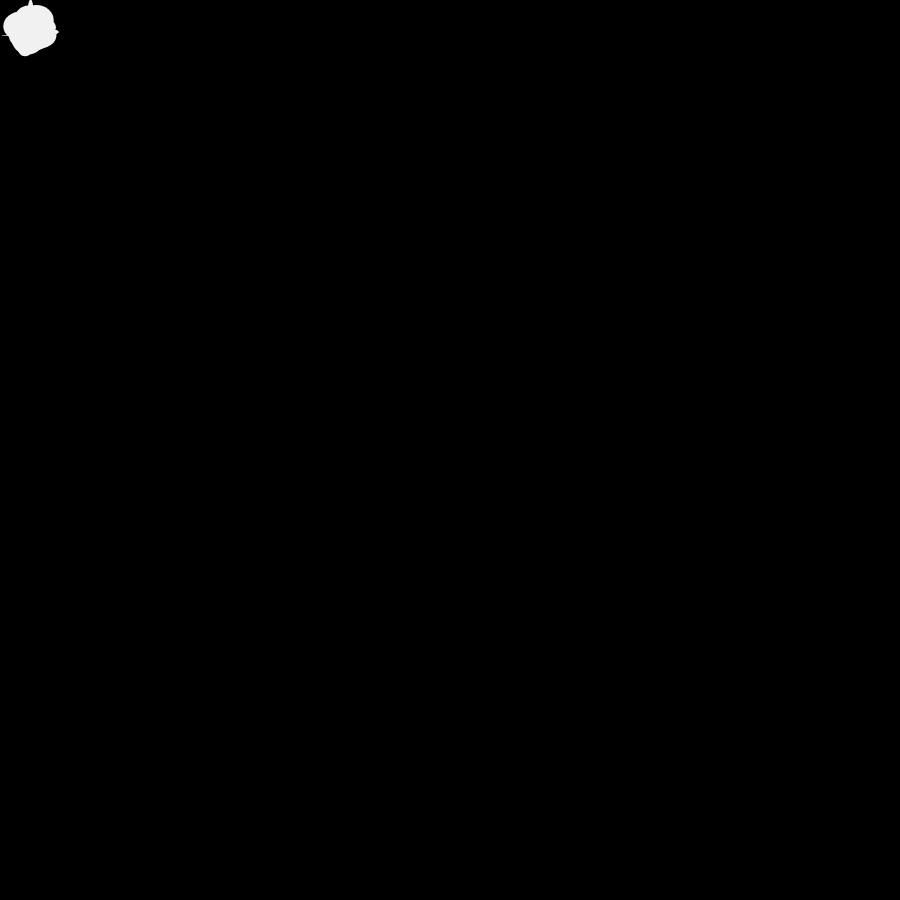
Frame 1 (no input)
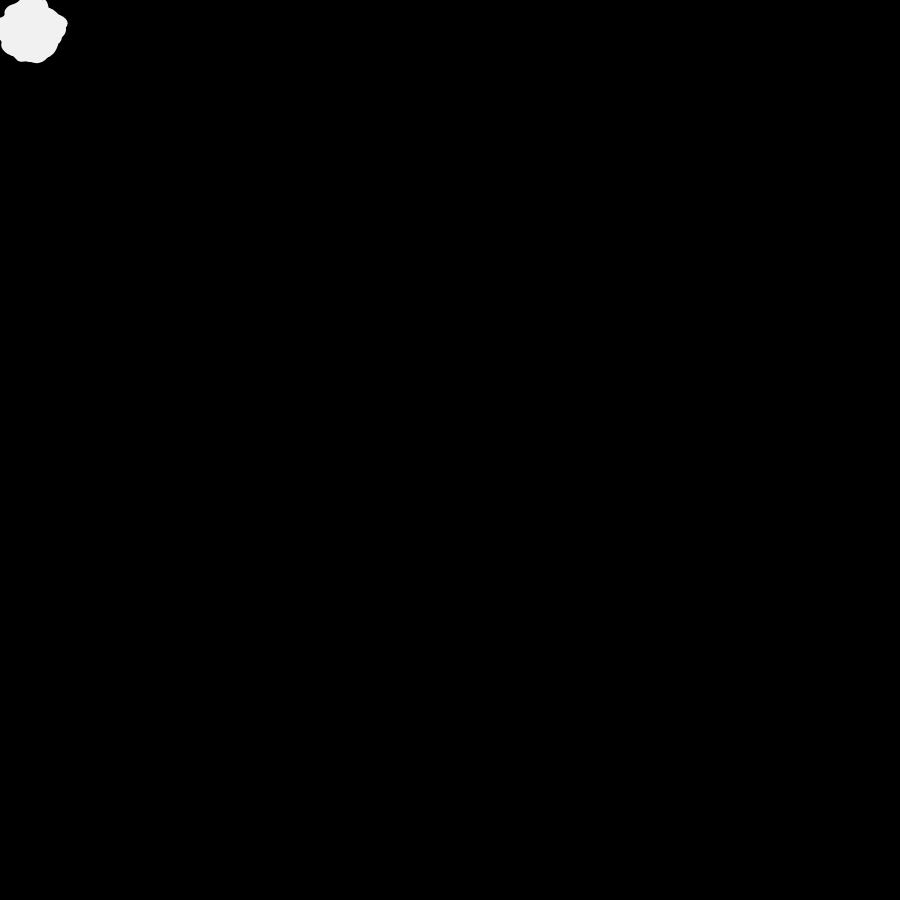
Frame 60 (no input)
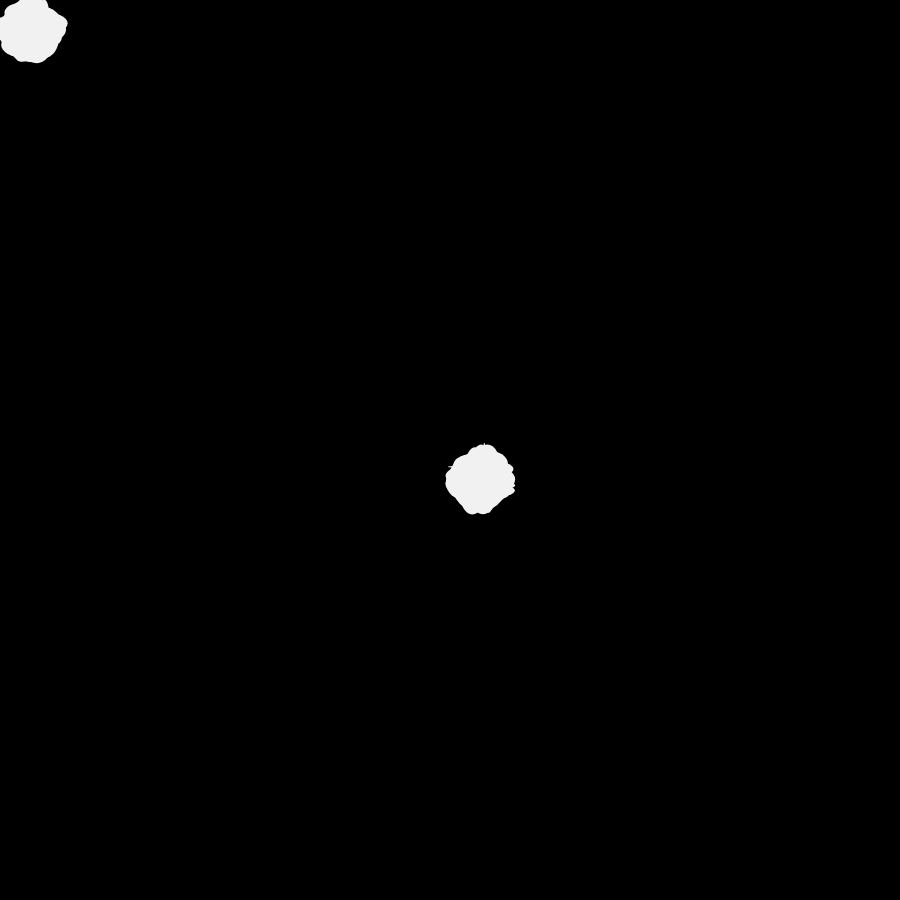
Frame 120 (the mouse pressed at the canvas centre since frame 60)

The p5.js sketch that drew these frames (run headless with seeded random() and noise() and a simulated clock; from frame 60 on, the mouse is pressed at the canvas centre):

// p5.js sketch
// ── sketch.js
const circles = 100;

function setup() {
	createCanvas(900, 900);
	// put setup code here

	background(0);
}

function draw() {
	translate(mouseX, mouseY);
	fill("#f1f1f1");
	noStroke()

	for (let i = 0; i < circles; i++) {
		const rX = randomGaussian(30, 5);	
		
		const rY = randomGaussian(30, 5);	
		const w = randomGaussian(20, 10);	
		const h = randomGaussian(20, 10);	
  	ellipse(rX, rY, w, h)
	}
}
